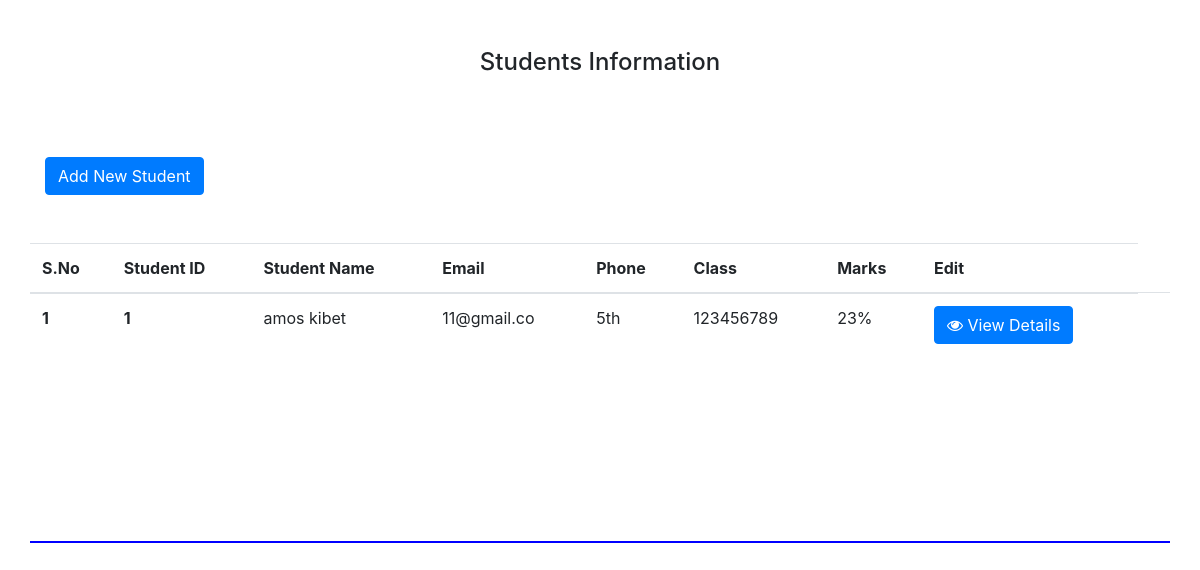
/, run on an earlier commit of the app's database.
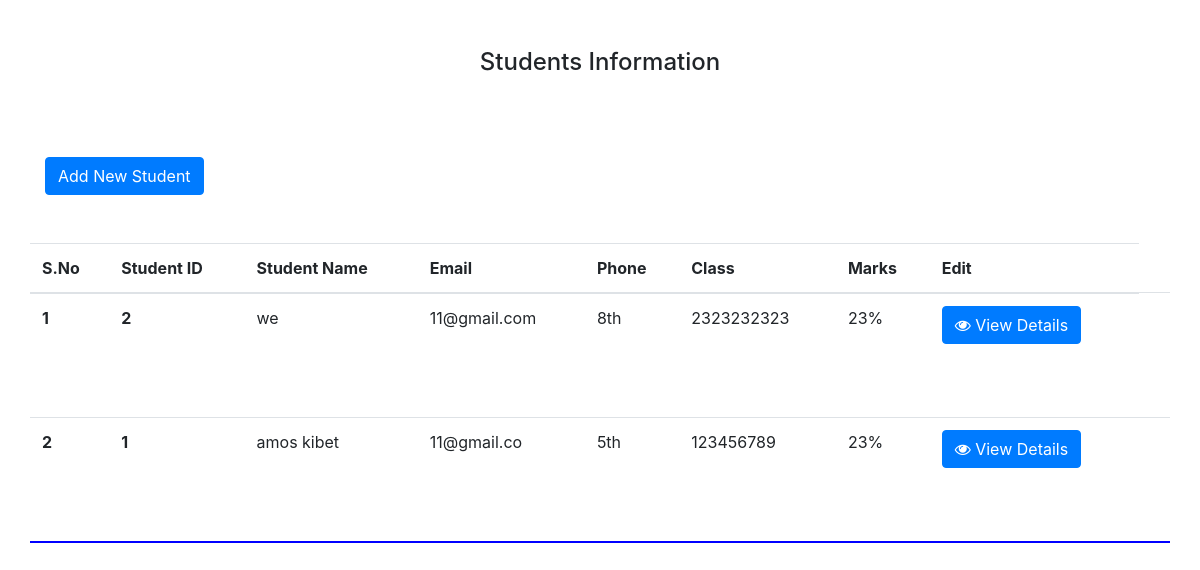
And on a later commit of the database.
### studentinfo/models.py (models this page shows, shortened)
class student(models.Model):
    classes = [
        ('5th', 'Class 5th'),
        ('6th', 'Class 6th'),
        ('7th', 'Class 7th'),
        ('8th', 'Class 8th'),
        ('9th', 'Class 9th'),
        ('10th', 'Class 10th'),
    ]
    name = models.CharField(max_length=500, verbose_name='Student Name')
    fname = models.CharField(max_length=500, verbose_name='Father Name')
    dob = models.DateField(auto_now_add=False, verbose_name='Date of Birth')
    address = models.CharField(max_length=500)
    city = models.CharField(max_length=50)
    state = models.CharField(max_length=50)
    pin = models.CharField(max_length=500)
    phone = models.IntegerField()
    email = models.EmailField(max_length=254)
    classes = models.CharField(max_length=50, choices=classes)
    marks = models.IntegerField(verbose_name='Percentage')
    enrolled = models.DateTimeField(auto_now_add=True)

### studentinfo/views.py (the view)
# urls.py: path('', views.home, name='home'),
def home(request):
    stu = student.objects.all().order_by('-enrolled')
    paginator = Paginator(stu, 4)
    page = request.GET.get('page')
    try:
        studs = paginator.page(page)
    except PageNotAnInteger:
        studs = paginator.page(1)
    except EmptyPage:
        studs = paginator.page(paginator.num_pages)
    context = {'stu': stu, 'studs': studs}
    return render(request, 'index.html', context)

### templates/index.html (shortened to what this page needs)
{% load static %}
<!doctype html>
<html lang="en">
  <head>
    <link rel="stylesheet" href="https://maxcdn.bootstrapcdn.com/bootstrap/4.0.0/css/bootstrap.min.css">
    <link rel="stylesheet" href="https://cdnjs.cloudflare.com/ajax/libs/font-awesome/4.7.0/css/font-awesome.min.css">
  </head>
  <body>
    <div class="col-lg-12">
    <div class="container">
    <div class="row">
    <div class="col-lg-12">
    <div class="row">
    <div class="col-lg-12 text-center mt-5">
    <h4>Students Information</h4> <br>
    </div>
    <div class="col-lg-6 mt-5 mb-5">
    <a href="{% url 'add' %}" class="btn btn-primary">Add New Student</a>
    </div>
    <div class="col-lg-6"></div>
    </div>
    </div>
    <table class="table table-hover" style="height:300px; overflow-y:scroll; border-bottom:2px blue solid;">
  <thead>
    <tr>
      <th scope="col">S.No</th>
      <th scope="col">Student ID</th>
      <th scope="col">Student Name</th>
      <th scope="col">Email</th>
      <th scope="col">Phone</th>
      <th scope="col">Class</th>
      <th scope="col">Marks</th>
      <th scope="col">Edit</th>
    </tr>
  </thead>
  <tbody>
    {% for i in studs %}
    <tr>
      <th scope="row">{{forloop.counter}}</th>
      <th scope="row">{{i.id}}</th>
      <td>{{i.name}}</td>
      <td>{{i.email}}</td>
      <td>{{i.classes}}</td>
      <td>{{i.phone}}</td>
      <td>{{i.marks}}%</td>
      <td><button type="button" class="btn btn-primary" data-toggle="modal" data-target="#demo{{i.id}}">
<i class="fa fa-eye" aria-hidden="true"></i> View Details
</button></td>
<td>
</td>
    </tr>
    {% endfor %}
  </tbody>
</table>
    </div>
    </div>
    </div>
  </body>
</html>

What changed in the data, as far as the page shows it:
added student: id "2", name "we", email "11@gmail.com", classes "8th", phone "2323232323", marks "23"
